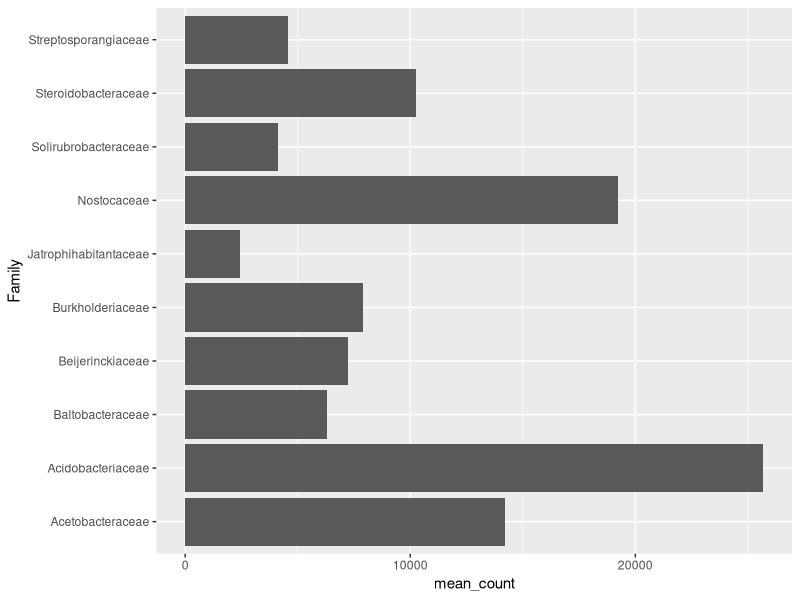
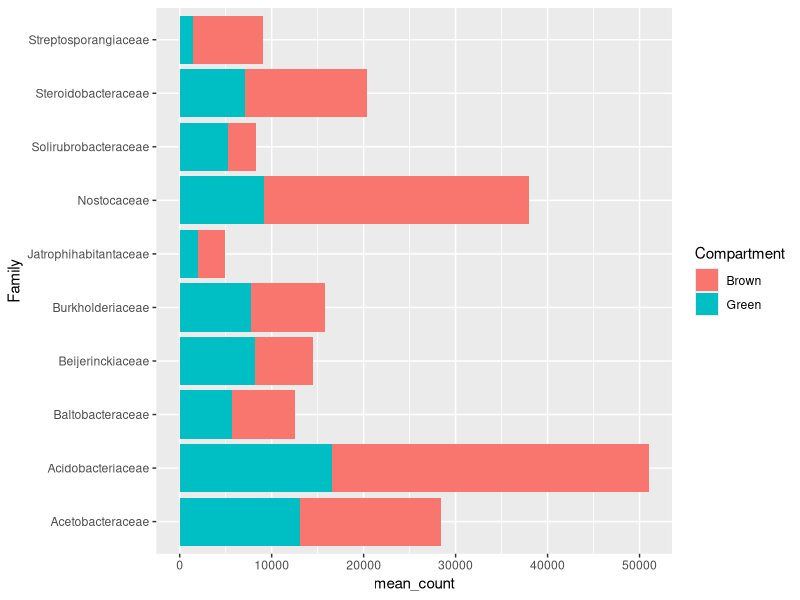
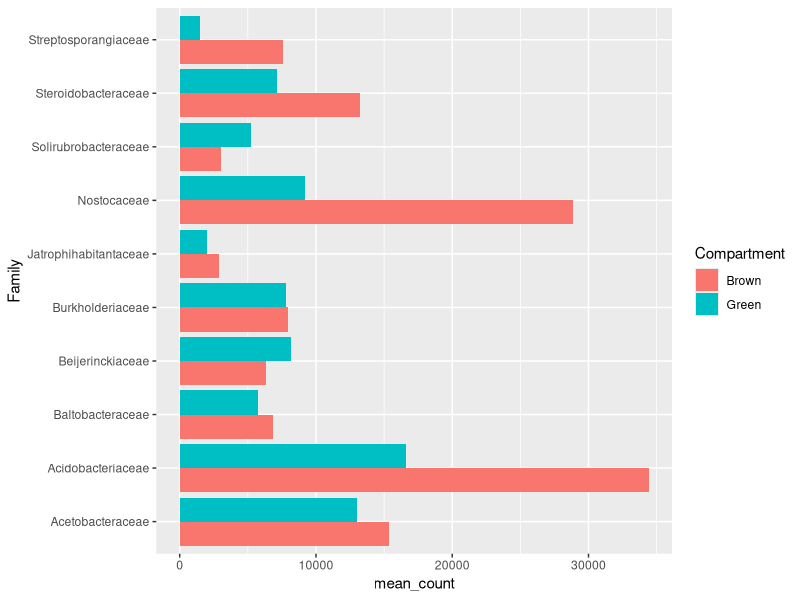
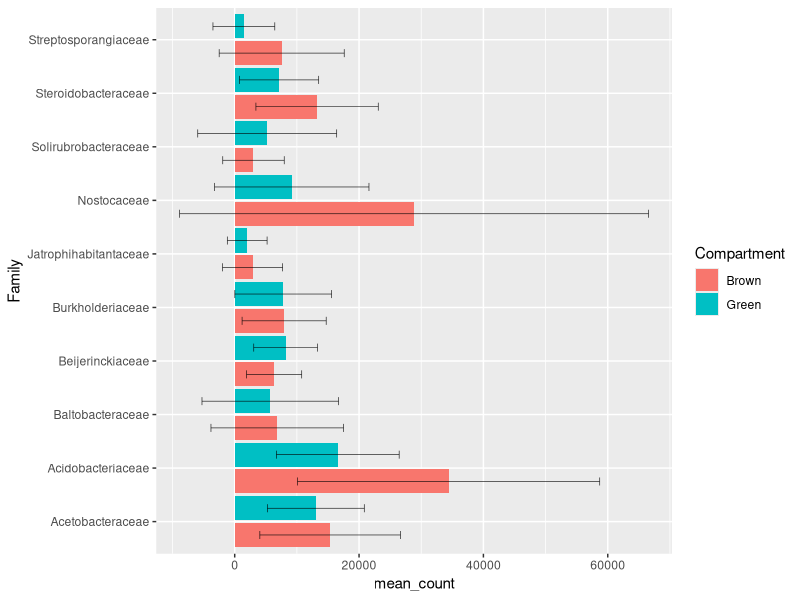
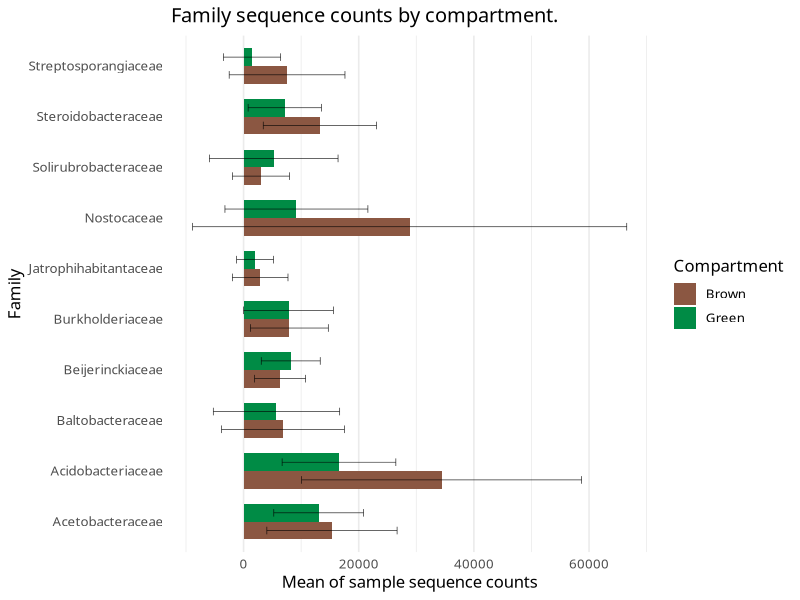
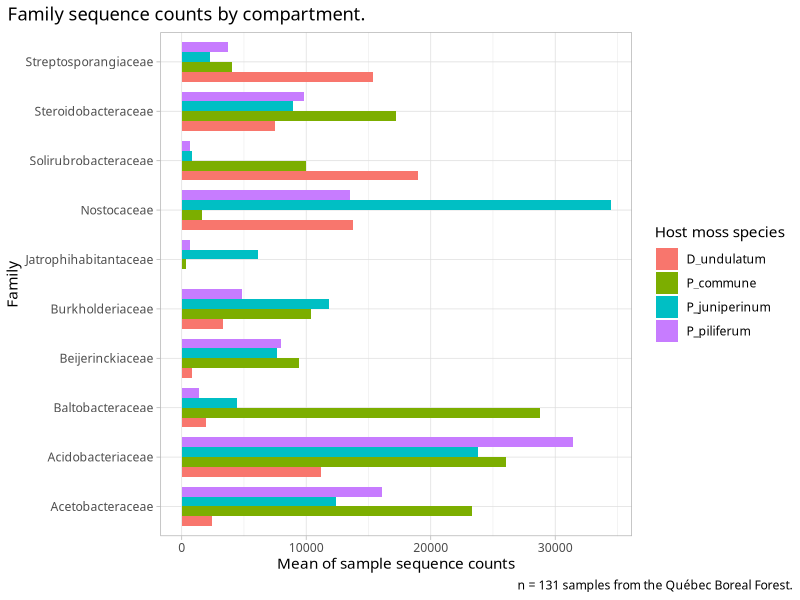
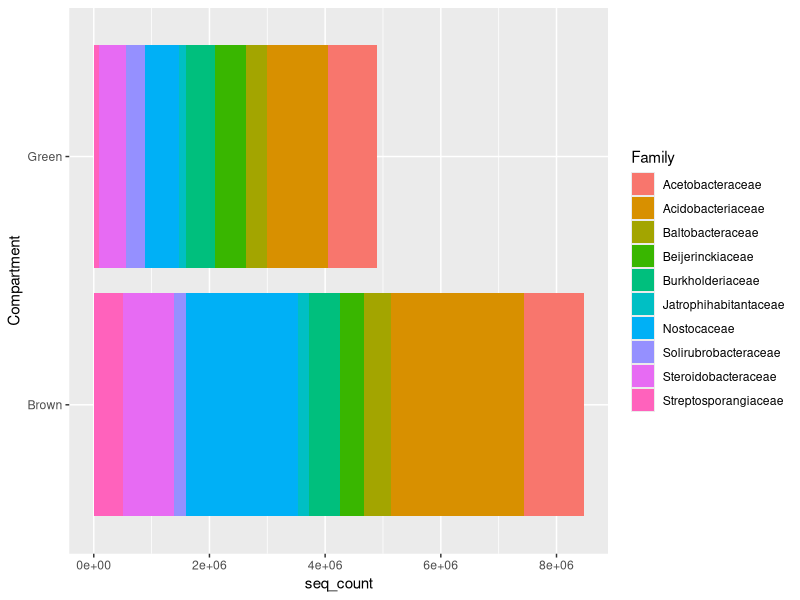
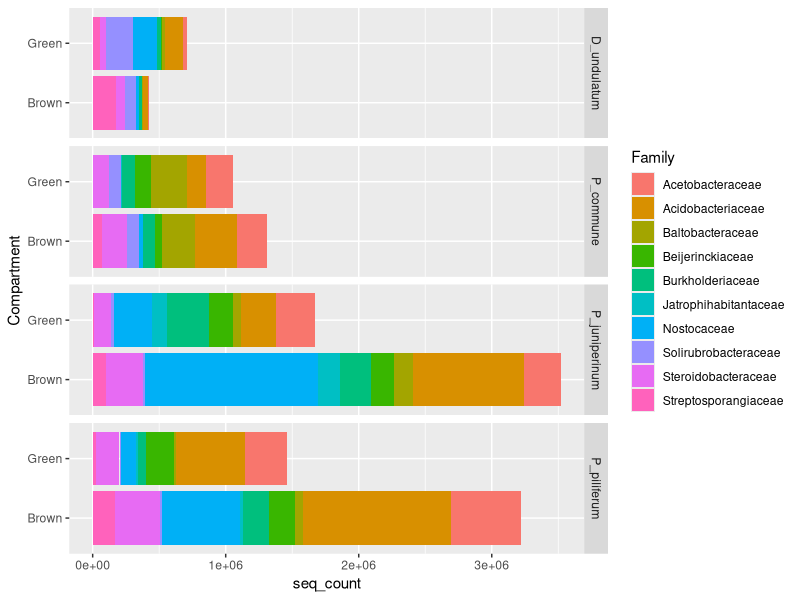

Here is the R script that generated these plots, in order:
## ---- chunk 1
library(tidyverse) # Load required library
## ---- chunk 2
# Import the data file
seq_count <- read.delim("../../Data/sequence_counts.tsv") # by default, read.delim assumes the file has a header, and that it is separated by tabulations ("\t")

head(seq_count) # Look at the data

# How many samples do we have by host and compartment ?
seq_count %>% 
  select(Sample, Host, Compartment) %>% # ignore the seq_count and Family columns
  unique %>% # Keep one line per unique combinations of these variables
  dplyr::summarise(n_samples = n(), # count the number of samples for each
                   .by = c('Host', 'Compartment'))
## ---- chunk 3
str(seq_count)
## ---- chunk 4
seq_count <- seq_count %>% 
  mutate(across(where(is.character), as.factor))

str(seq_count) # Making sure the factors are as expected
## ---- chunk 5
# Dataframe
family.df <- seq_count %>% 
  group_by(Family) %>% 
  summarise(mean_count = mean(seq_count))

# Plot 
ggplot(family.df, 
       aes(x = mean_count, y = Family)
       ) + 
  geom_col() 
## ---- chunk 6
# Dataframe
familyComp.df <- seq_count %>% 
  group_by(Family, Compartment) %>% 
  summarise(mean_count = mean(seq_count),     
            sd_count = sd(seq_count),        # calculate SD
            .groups = 'drop')                # drops the grouping structure

# Plot
ggplot(familyComp.df, 
       aes(x = mean_count, y = Family, fill = Compartment)) + # fill by compartment 
  geom_col() 
## ---- chunk 7
ggplot(familyComp.df, aes(x = mean_count, y = Family, fill = Compartment)) + 
  geom_col(position = "dodge") # Dodge the columns, so we can read the counts
## ---- chunk 8
ggplot(familyComp.df, aes(x = mean_count, y = Family, fill = Compartment)) + 
  geom_col(position = position_dodge(width = 1)) + # slight modification
  geom_errorbar(aes(xmin = mean_count - sd_count, 
                    xmax = mean_count + sd_count),
                width = 0.3, # size of the "caps"
                linewidth = 0.2, # thickness
                position = position_dodge(width = 1)) # same as in geom_col
## ---- chunk 9
comp_colours <- c("lightsalmon4", "springgreen4")

myplot <- # save this plot as an object
  ggplot(familyComp.df, aes(x = mean_count, y = Family, fill = Compartment)) + 
  geom_col(position = position_dodge(width = 0.7), # cluster columns by family
           width = 0.7) + # readjust the columns so they don't overlap
  geom_errorbar(aes(xmin = mean_count - sd_count, xmax = mean_count + sd_count),
                width = 0.3, linewidth = 0.2, position = position_dodge(width = 0.7)) +
  scale_fill_manual(values = comp_colours) + # follows factor levels
  labs(title = "Family sequence counts by compartment.", # Title
       x = "Mean of sample sequence counts") + # meaningful label
  theme_minimal(base_family = "Baskerville", # new font, and this theme removes gray background
                base_size = 12) + # font size
  theme(panel.grid.major.y = element_blank()) # remove horizontal grid
myplot
## ---- chunk 10
ggsave(filename = "./barplot.jpg", plot = myplot, 
       width = 1600, height = 900, units = 'px', dpi = 150)
## ---- chunk 11
seq_count %>% 
  group_by(Family, Host) %>% 
  summarise(mean_count = mean(seq_count),     
            sd_count = sd(seq_count),        # calculate SD
            .groups = 'drop') %>% 

ggplot(aes(x = mean_count, y = Family, fill = Host)) + 
  geom_col(position = position_dodge(width = 0.8), # cluster columns by family
           width = 0.8) + # readjust the columns so they don't overlap
  labs(title = "Family sequence counts by compartment.", # Title
       x = "Mean of sample sequence counts",
       caption = "n = 131 samples from the Québec Boreal Forest.",
       fill = "Host moss species") + # meaningful label
  theme_light(base_family = "Baskerville") +
  theme(plot.caption.position = "plot", # sends it all the way to the right.
        plot.title.position = "plot") # Sends it all the way to the left
## ---- chunk 12
ggplot(seq_count, aes(y = Compartment, x = seq_count)) + 
  geom_col(aes(fill = Family))
      # Notice: we don't use the "dodge" option, so the counts stack.
## ---- chunk 13
ggplot(seq_count, aes(y = Compartment, x = seq_count)) + 
  geom_col(aes(fill = Family)) +
    # This is where the magic happens:
  facet_grid(rows = vars(Host), # Adds facets
             scales="free") # allows different x-axis scales for each facet
## ---- chunk 14
ggplot(seq_count, aes(y = Compartment, x = seq_count)) + 
  geom_col(aes(fill = Family), 
           position = 'fill') + # normalises total values to 1
  facet_grid(rows = vars(Host)) +
  xlab("Proportion of sequence counts") # not absolute values
